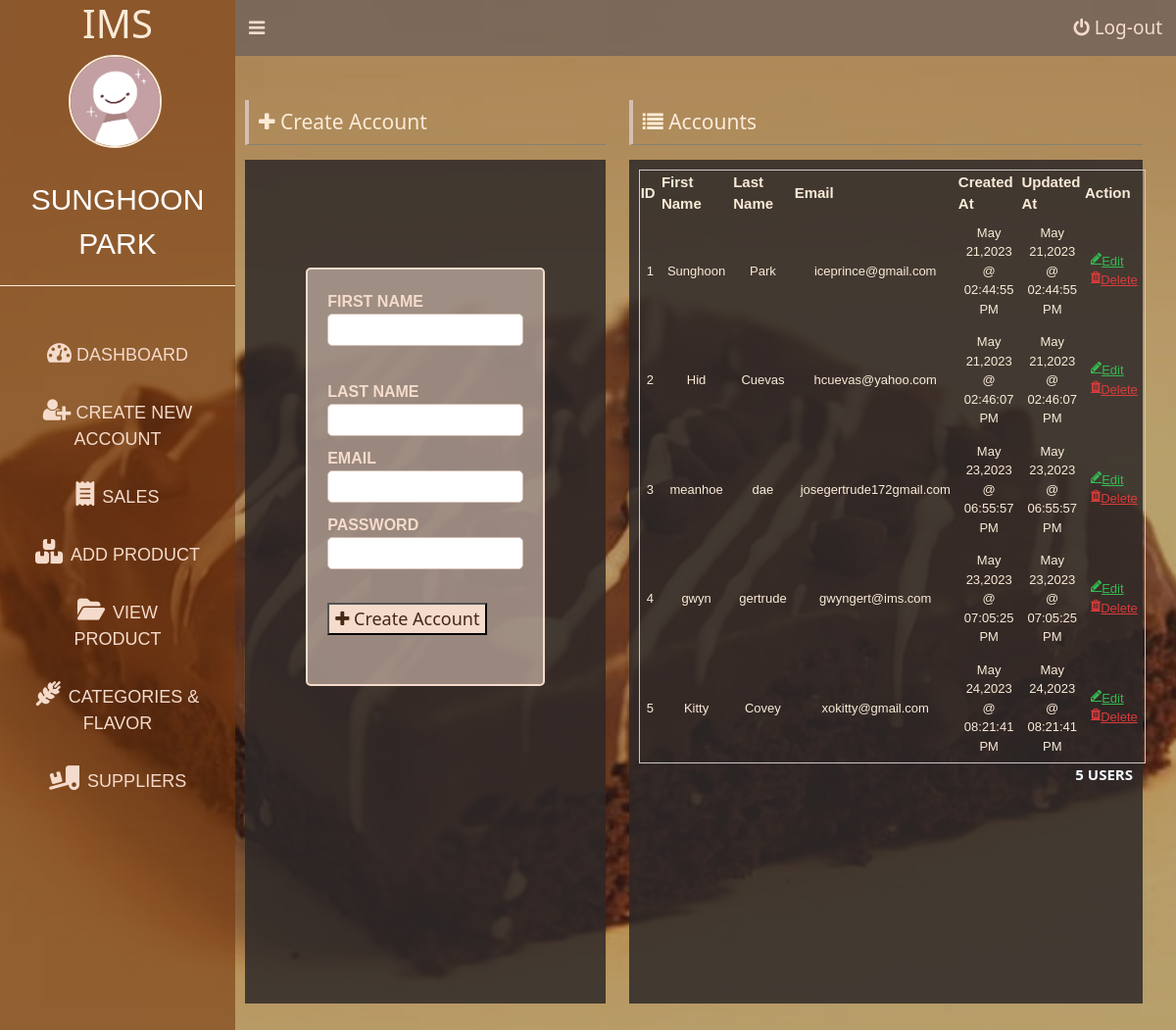
/user-add.php (signed in), run on the app's committed database.
### tables this page shows
CREATE TABLE `user` (
  `id` int(11) NOT NULL,
  `first_name` varchar(30) NOT NULL,
  `last_name` varchar(30) NOT NULL,
  `email` varchar(25) NOT NULL,
  `password` varchar(200) NOT NULL,
  `created_at` datetime NOT NULL,
  `updated_at` datetime NOT NULL
);

### database/show-user.php (called while the page is built)
<?php
include('connection.php');
$stmt = $conn->prepare("SELECT * FROM user ORDER BY created_at");
$stmt->execute();
$stmt->setFetchMode(PDO::FETCH_ASSOC);
return $stmt->fetchAll();

### user-add.php (the view, shortened to what this page needs)
<?php
$user = $_SESSION['user'];
$users = include('database/show-user.php');
?>
<!DOCTYPE html>
<html lang="en">
<head>
    <link rel="stylesheet" type="text/css" href="css/login.css?v=p<?= time(); ?>">
    <link rel="stylesheet" href="css/to/font-awesome/css/font-awesome.min.css">
    <link rel="stylesheet" type="text/css" href="js/bootstrap-5.3.0-alpha3-dist/css/bootstrap.min.css?v=p<?= time(); ?>">
</head>
<body>
    <div id="dashboardMainContainer">
        <?php include('partial/app-sidebar.php') ?>
        <div class="dashboard_content_container" id="dashboard_content_container">
            <?php include('partial/app-topNav.php') ?>
            <div class="dashboard_content">
                <div class="row">
                    <div class="column column-5">
                        <h1 class="section_header"><i class="fa fa-plus"></i> Create Account</h1>
                        <div class="dashboard_content_main">
                            <div id="userAddFormContainer">
                                <form action="database/add.php" method="POST" class="appForm">
                                    <div class="appFormInputContainer">
                                        <label for="first_name">First Name</label>
                                        <input type="text" class="appFormInput" id="first_name" name="first_name" />
                                    </div>
                                    <br>
                                    <div class="appFormInputContainer">
                                        <label for="last_name">Last Name</label>
                                        <input type="text" class="appFormInput" id="last_name" name="last_name" />
                                    </div>
                                    <div class="appFormInputContainer">
                                        <label for="email">Email</label>
                                        <input type="text" class="appFormInput" id="email" name="email" />
                                    </div>
                                    <div class="appFormInputContainer">
                                        <label for="password">Password</label>
                                        <input type="password" class="appFormInput" id="password" name="password" />
                                    </div>
                                    <button type="submit" class="appBtn"><i class="fa fa-plus"></i> Create Account</button>
                                </form>
                            </div>
                        </div>
                    </div>
                    <div class="column column-7">
                        <h1 class="section_header"><i class="fa fa-list"></i> Accounts</h1>
                        <div class="dashboard_content_main">
                            <div class="user">
                                <table>
                                    <thead>
                                        <tr>
                                            <th>ID</th>
                                            <th>First Name</th>
                                            <th>Last Name</th>
                                            <th>Email</th>
                                            <th>Created At</th>
                                            <th>Updated At</th>
                                            <th>Action</th>
                                        </tr>
                                    </thead>
                                    <tbody>
                                        <?php foreach ($users as $index => $user) { ?>
                                            <tr>
                                                <td><?= $index + 1 ?></td>
                                                <td><?= $user['first_name'] ?></td>
                                                <td><?= $user['last_name'] ?></td>
                                                <td><?= $user['email'] ?></td>
                                                <td><?= date('M d,Y @ h:i:s A', strtotime($user['created_at'])) ?></td>
                                                <td><?= date('M d,Y @ h:i:s A', strtotime($user['updated_at'])) ?></td>
                                                <td>
                                                    <a href="" class="update_user" data-userid='<?= $user['id'] ?>'><i class="fa fa-pencil"></i> Edit</a>
                                                    <a href="" class="deleteUser" data-userid="<?= $user['id'] ?>" data-fname="<?= $user['first_name'] ?>" data-lname="<?= $user['last_name'] ?>">
                                                        <i class="fa fa-trash"></i> Delete</a>
                                                </td>
                                            </tr>
                                        <?php } ?>
                                    </tbody>
                                </table>
                                <p class="userCount"><?= count($users) ?> Users</p>
                            </div>
                        </div>
                    </div>
                </div>
            </div>
        </div>
    </div>
</body>
</html>

### partial/app-sidebar.php (shortened to what this page needs)
<div class="dashboard_sidebar" id="dashboard_sidebar">
    <h3 class="dashboard_logo" id = "dashboard_logo"> IMS </h3>
    <div class="dashboard_sidebar_user">
        <img src="images/art.jpg" alt="User image." id ="userImage" />
        <span><?= $user['first_name'] . ' ' . $user['last_name']?></span>
    </div>
    <div class="dashboard_sidebar_menu">
        <ul class="dashboard_menu_list">
            <li>
                <a href="./dashboard.php"><i class="fa fa-dashboard "></i> <span class="menuText" >Dashboard</span></a>
            </li>
            <li>
                <a href="./user-add.php"><i class="fa fa-user-plus "></i> <span class="menuText">Create New Account</span></a>
            </li>
            <li>
                <a href="./sales.php"><i class="fa-solid fa-receipt"></i> <span class="menuText" style="margin-left: 3px;"> Sales</span></a>
            </li>
            <li>
                <a href="./product-add.php"><i class="fa-solid fa-boxes-stacked"> </i> <span class="menuText" style="margin-left: 3px;"> Add Product</span></a>
            </li>
            <li>
                <a href="./view-product.php"><i class="fa-solid fa-folder-open"> </i> <span class="menuText" style="margin-left: 3px;"> View Product</span></a>
            </li>
            <li>
                <a href="./flavor-category-add.php"><i class="fa-solid fa-wheat-awn"> </i> <span class="menuText" style="margin-left: 3px;"> Categories & Flavor </span></a>
            </li>
            <li>
                <a href="./suppliers.php"><i class="fa-solid fa-truck-ramp-box"> </i> <span class="menuText" style="margin-left: 3px;"> Suppliers </span></a>
            </li>
        </ul>
    </div>
</div>

### css/login.css (style rules this page uses)
body { background: url('../images/un.png') no-repeat center center fixed; background-size: cover; font-family: Cambria, Cochin, Georgia, Times, 'Times New Roman', serif; }
body { font-family: Cambria, Cochin, Georgia, Times, 'Times New Roman', serif; }
#dashboardMainContainer { display: flex; flex-direction: row; }
div.dashboard_sidebar { width: 20%; background: #663311b7; height: 140vh; }
div.dashboard_content_container { width: 80%; background: #36353159; }
h3.dashboard_logo { color: antiquewhite; font-size: 40px; text-align: center; }
div.dashboard_sidebar_user { text-align: center; padding-bottom: 20px; border-bottom: 1px solid antiquewhite; }
div.dashboard_sidebar_user img { width: 95px; display: inline-block; border-radius: 50%; border: 2px solid antiquewhite; margin-right: 5px; vertical-align: middle; margin-bottom: 15px; }
div.dashboard_sidebar_user span { font-size: 30px; text-transform: uppercase; color: #fff; display: flex; flex-direction: column; font-family: Arial, Helvetica, sans-serif; margin-top: 15px; }
ul.dashboard_menu_list { padding: 20px; margin-top: 20px; }
ul.dashboard_menu_list li { font-family: Arial, Helvetica, sans-serif; padding: 15px 15px; font-size: 18px; text-transform: uppercase; display: flex; flex-direction: column; }
ul.dashboard_menu_list li a { text-decoration: none; color: #f5dbcb; height: 100%; display: block; text-align: center; }
ul.dashboard_menu_list li a i { font-size: 25px; }
div.dashboard_content { padding: 45px 10px 10px 10px; }
div.dashboard_content_main { background: #2c2828d7; min-height: 800px; height: 100%; padding:10px; }
form::after { content: ''; clear: both; display: block; }
form.appForm { width: 70%; margin: 0 auto; padding: 20px; border: 2px solid #f5dbcb; border-radius: 5px; margin-top: 0p3x; padding-bottom: 50px; background: #d3bfb3a2; font-weight: bold; }
form input.appFormInput { width: 100%; height: 33px; border: 1px solid #d3bfb3; border-radius: 5px; }
form label { color: #f5dbcb; font-family: Arial, Helvetica, sans-serif; text-transform: uppercase; }
div#userAddFormContainer { padding-top: 100px; }
div.appFormInputContainer { margin-bottom: 10px; }
div#userAddFormContainer button { color: #381c09ee; background: #f5dbcb; font-size: large; margin-top: 24px; }
div.row { display: flex; flex-direction: row; flex-wrap: wrap; width: 100%; }
div.column { width: 100%; }
div.column-5 { width: 41.67%; }
div.column-7 { width: 58.33%; }
h1.section_header { font-size: 21px; color:antiquewhite; border-bottom: 1px solid #817f76e1; padding-bottom: 20px; padding: 10px; border-left: 4px solid #d3bfb3; margin-bottom: 15px; }
div.user table, th, td { border: 1px solid #cacaca; border-collapse: collapse; font-size: 15px; font-family: Arial, Helvetica, sans-serif; }
table { width: 100%; color: antiquewhite ; }
table th { font-size: 15px; }
table td { font-size: 13px; padding: 7px; text-align: center; }
p.userCount { text-align: right; font-size: 15px; font-weight: bold; text-transform: uppercase; color: aliceblue; }
a.update_user { color: #35b952; display: flex; flex-direction: center; }
a.deleteUser { color: #db3b3b; display: flex; flex-direction: center; }

### data on the page
user: first_name "SUNGHOON", last_name "PARK", first_name "Sunghoon", last_name "Park", email "iceprince@gmail.com", created_at "May 21,2023 @ 02:44:55 PM", updated_at "May 21,2023 @ 02:44:55 PM"
user: first_name "Hid", last_name "Cuevas", email "hcuevas@yahoo.com", created_at "May 21,2023 @ 02:46:07 PM", updated_at "May 21,2023 @ 02:46:07 PM"
user: first_name "meanhoe", last_name "dae", email "josegertrude172gmail.com", created_at "May 23,2023 @ 06:55:57 PM", updated_at "May 23,2023 @ 06:55:57 PM"
user: first_name "gwyn", last_name "gertrude", email "gwyngert@ims.com", created_at "May 23,2023 @ 07:05:25 PM", updated_at "May 23,2023 @ 07:05:25 PM"
user: first_name "Kitty", last_name "Covey", email "xokitty@gmail.com", created_at "May 24,2023 @ 08:21:41 PM", updated_at "May 24,2023 @ 08:21:41 PM"

### other printed values
count($users) "5"
